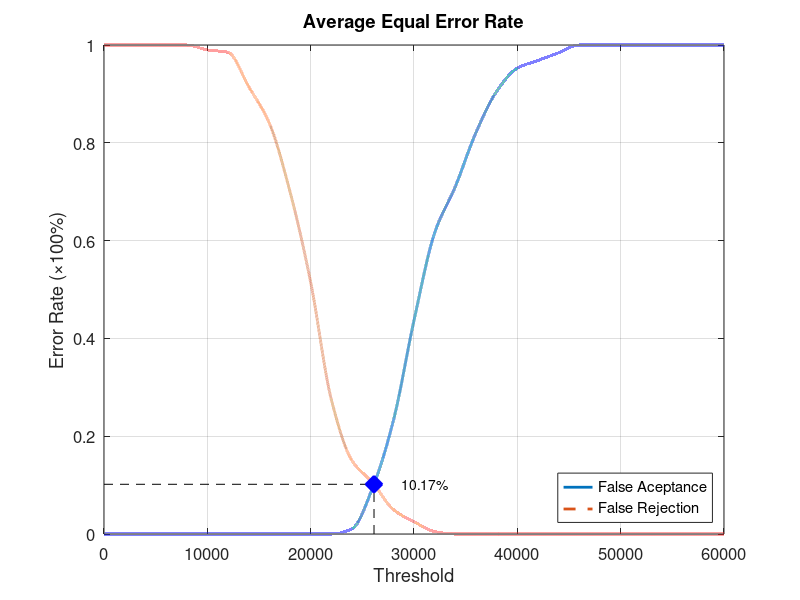
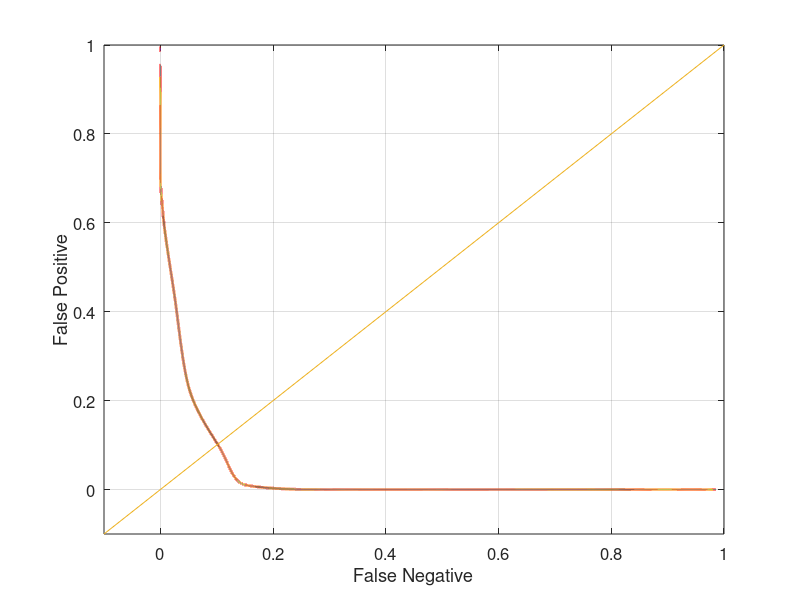

The MATLAB script that drew these images, in order:
function yEER = Database1_3
close all;
clear;
clc;
x = 0:2000:60000;
xq = 0:0.5:60000;

y0 = [0 0 0 0 0 0 0 0 0 0 0 0 0.0105263 0.0947368 0.231579 0.436842 0.615789 0.710526 0.821053 0.905263 0.952632 0.968421 0.984211 1 1 1 1 1 1 1 1];
yy0 = interp1(x, y0, xq, 'pchip');
y1 = [1 1 1 1 1 0.99 0.985 0.915 0.84 0.7 0.515 0.275 0.15 0.105 0.05 0.025 0.005 0 0 0 0 0 0 0 0 0 0 0 0 0 0];
yy1 = interp1(x, y1, xq, 'pchip');

% Calculating EER: 
y2 = abs(y0 - y1);
find(y2 == min(y2))
yy2 = abs(yy0 - yy1);
xEER = find(yy2 == min(yy2));
xEERIndex = xq(xEER) % X-axis EER
yEER = yy0(xEER) % Y-axis EER

main = figure
plot(xq, yy0,'-','LineWidth', 2);	hold on
plot(xq, yy1,'--','LineWidth', 2);	hold on
plot([xEERIndex xEERIndex], [0 yEER], 'k--');	hold on
plot([0 xEERIndex], [yEER yEER], 'k--');	hold on
plot(xEERIndex, yEER, 'bx', 'LineWidth', 10);	hold on
text(xEERIndex + 10 * xEERIndex / 100, yEER, [num2str(round((10000 * yEER)) / 100) '%'])
legend('False Aceptance', 'False Rejection', 'Location', 'SouthEast')
xlabel('Threshold')
ylabel('Error Rate (\times100%)')
title('Average Equal Error Rate')
set(gca, 'FontSize', 12)
axis([0 60000 0 1])
grid on

print(main, 'Database1_3Main', '-dpng');
FNRxFPR = figure('Color', [1 1 1]);
plot(yy1, yy0, '-', yy1, yy0, 'LineWidth', 2);
hold on
y = -0.1:0.1:1
plot(y, y); 
set(gca, 'FontSize', 12)
xlabel('False Negative')
ylabel('False Positive')
axis([-0.1 1 -0.1 1])
set(gca, 'FontSize', 12)
grid on

print(FNRxFPR, 'Database1_3FNRxFPR','-dpng');
end
